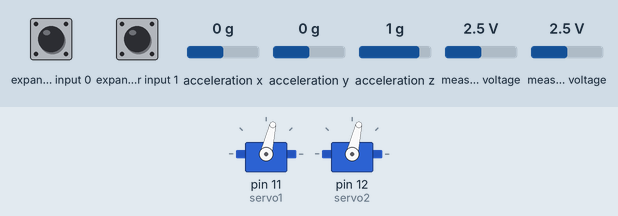
A sketch run on a simulated Arduino Uno, built with avr-gcc and run on an emulated ATmega328P. Parts: 2 × servo. Wiring (inferred from the names in the program): Wii Nunchuk at I2C address 0x52. Inputs (shaded band) come from the test bench; at power-on: acceleration x 0 g, acceleration y 0 g, expander input 0 HIGH, expander input 1 HIGH, acceleration z 1 g, measured voltage 2.5 V.

Above: at 1.2 s.
1.3 s: acceleration x set to -1.4 g
At 2.2 s:
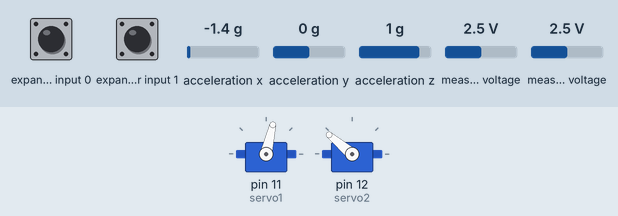
2.8 s: acceleration y set to -1.4 g
At 4.0 s:
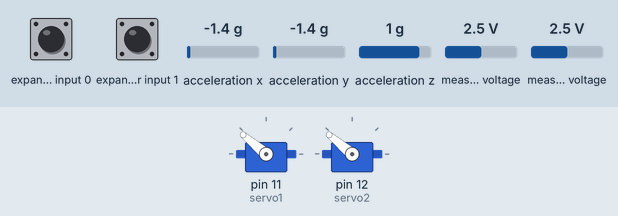
4.3 s: acceleration x set to 0 g
At 5.0 s:
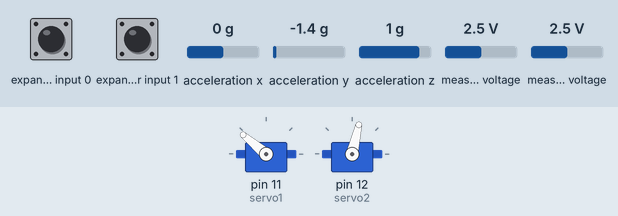
5.8 s: acceleration y set to 0.8 g
At 6.8 s:
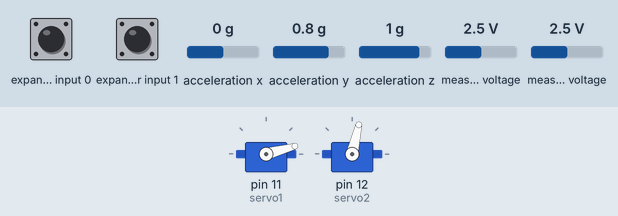
7.3 s: acceleration x set to -0.8 g
At 8.5 s:
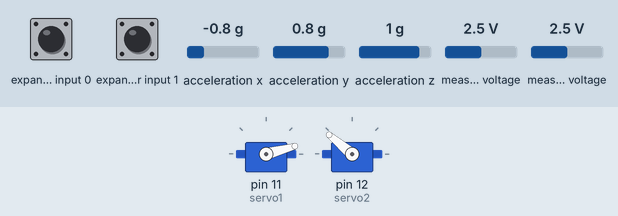
8.8 s: acceleration x set to 0.8 g
At 9.5 s:
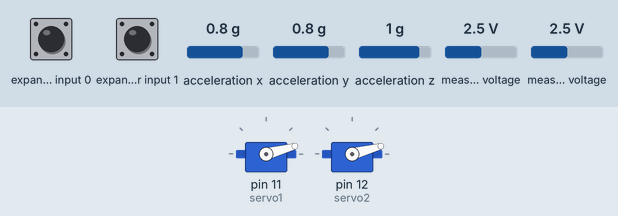
Timing chart, 0 to 11.3 s (numbered marks = the images above; inputs shaded):
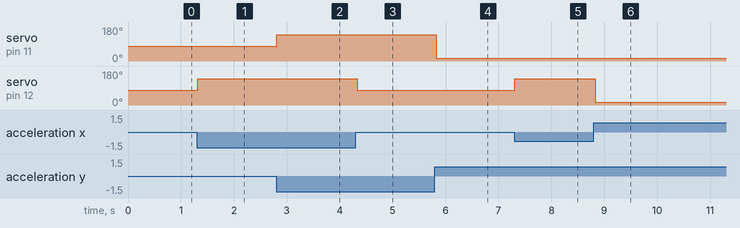

Measured:
- after the input at 1.3 s, servo on pin 12 (servo2): 77° → 140° at once
- after the input at 2.8 s, servo on pin 11 (servo1): 77° → 140° at once
- after the input at 4.3 s, servo on pin 12 (servo2): 140° → 77° at once
- after the input at 5.8 s, servo on pin 11 (servo1): 140° → 15° at once
- after the input at 7.3 s, servo on pin 12 (servo2): 77° → 140° at once
- after the input at 8.8 s, servo on pin 12 (servo2): 140° → 15° at once

The sketch:

pantilt.ino
```cpp
#include <Servo.h>
Servo servo1;
Servo servo2;
#include <Wire.h>

// Doit être ajusté en fonction de chaque nunchuck
#define ZEROX 530
#define ZEROY 530
#define ZEROZ 530

#define TRIM 20

// adresse I2C du nunchuck
#define WII_NUNCHUK_I2C_ADDRESS 0x52


// définition d'une variable counter
int counter;

// définition d'un tableau de données
uint8_t data[6];

void setup()
{
  // on attache le servomoteur à la pin 11 (PWM)
  servo1.attach(11);
  servo2.attach(12);

  // initialisation du nunchuck
  Wire.begin();

  Wire.beginTransmission(WII_NUNCHUK_I2C_ADDRESS);
  Wire.write(0xF0);
  Wire.write(0x55);
  Wire.endTransmission();

  Wire.beginTransmission(WII_NUNCHUK_I2C_ADDRESS);
  Wire.write(0xFB);
  Wire.write(0x00);
  Wire.endTransmission();
}

void loop()
{
    // on demande 6 octets au nunchuck
    Wire.requestFrom(WII_NUNCHUK_I2C_ADDRESS, 6);

    counter = 0;
    // tant qu'il y a des données
    while(Wire.available())
    {
      // on récupère les données
      data[counter++] = Wire.read();
    }

    // on réinitialise le nunchuck pour la prochaine demande
    Wire.beginTransmission(WII_NUNCHUK_I2C_ADDRESS);
    Wire.write(0x00);
    Wire.endTransmission();

    if(counter >= 5)
    {
      // on extrait les données
      double accelX = ((data[2] << 2) + ((data[5] >> 2) & 0x03) - ZEROX);
      double accelY = ((data[3] << 2) + ((data[5] >> 4) & 0x03) - ZEROY);
      double accelZ = ((data[4] << 2) + ((data[5] >> 6) & 0x03) - ZEROZ);

      // données d'accélération de l'axe Y
      // on limite la valeur entre -180 et 180
      int value = constrain(accelY, -180, 180);
      // on mappe cette valeur pour le servomoteur soit entre 0 et 180
      value = map(value, -180, 180, 0+TRIM, 180-TRIM);
      // on écrit sur le servomoteur la valeur
      servo1.write((180-TRIM)-value);

      // données d'accélération de l'axe X
      value = constrain(accelX, -180, 180);
      value = map(value, -180, 180, 0+TRIM, 180-TRIM);
      servo2.write((180-TRIM)-value);

      // un petit delai pour pas saturer le servomoteur
      delay(40);
    }
}
```
